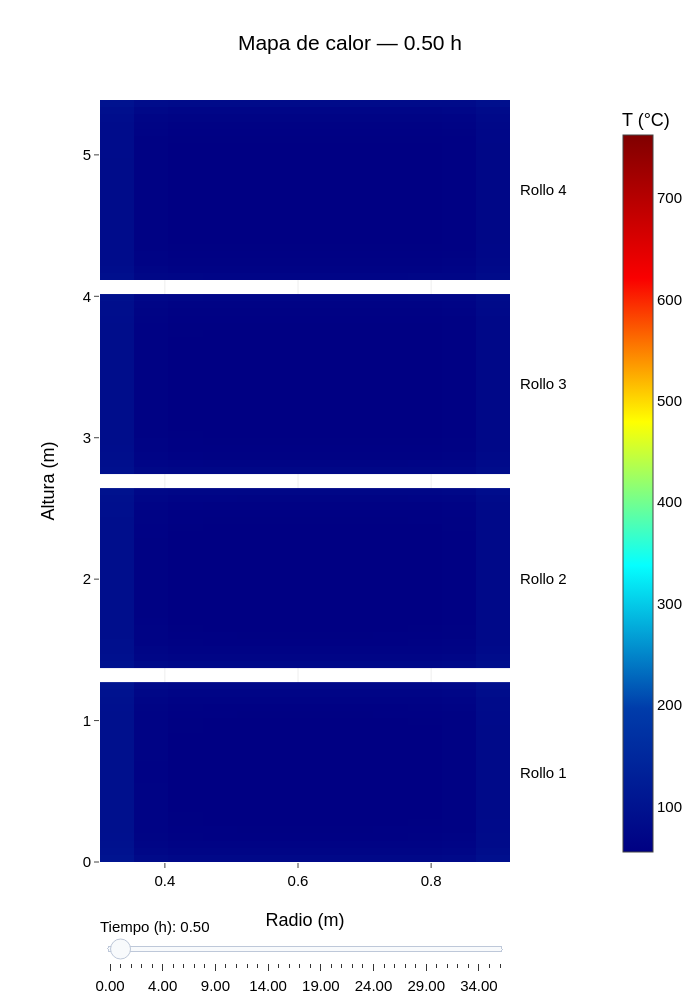

The code cell stored with this chart in its notebook:
### Markdown cell above
### Settings — Heatmap

Configura el tiempo inicial, los tiempos del selector y el diseño del mapa de calor.

### Code cell
# Snapshots share the simulator's time grid; no extra simulation is needed.
heatmap_time_hr = 0.5
snapshot_times_hr = np.unique(np.concatenate((
    [0.0, heatmap_time_hr, simulator.times[-1] / 3600.0],
    np.arange(1.0, simulator.times[-1] / 3600.0, 1.0),
)))
snapshot_indices = np.unique([
    int(np.argmin(np.abs(simulator.times / 3600.0 - time_hr)))
    for time_hr in snapshot_times_hr
])
initial_index = int(np.argmin(np.abs(simulator.times / 3600.0 - heatmap_time_hr)))
initial_step = int(np.flatnonzero(snapshot_indices == initial_index)[0])

# Histories already store one section: (height, radius, time).
sections_c = [history - 273.15 for history in simulator.results_by_coil]
if not all(np.isfinite(section).all() for section in sections_c):
    raise ValueError("La simulación contiene temperaturas no finitas; revisar la estabilidad antes de graficar.")
color_min = min(float(section.min()) for section in sections_c)
color_max = max(float(section.max()) for section in sections_c)
if color_max == color_min:
    color_max = color_min + 1.0

# Cell edges ensure the heatmap covers the physical dimensions exactly.
coil_meshes = []
stack_height = 0.0
for current_coil in furnace.coils:
    _, height_count, radial_count = current_coil.points.shape
    radial_edges = np.linspace(current_coil.inner_radius, current_coil.outer_radius, radial_count + 1)
    height_edges = stack_height + np.linspace(0, current_coil.height, height_count + 1)
    coil_meshes.append((radial_edges, height_edges))
    stack_height += current_coil.height + furnace.coil_sep_height
stack_height -= furnace.coil_sep_height


def coil_heatmaps(time_index):
    return [
        go.Heatmap(
            x=radial_edges,
            y=height_edges,
            z=section[:, :, time_index],
            coloraxis="coloraxis",
            zsmooth=False,
            name=f"Rollo {current_coil.coil_num}",
            hovertemplate=(
                f"Rollo {current_coil.coil_num}<br>"
                "Radio: %{x:.3f} m<br>Altura: %{y:.3f} m<br>"
                "Temperatura: %{z:.1f} °C<extra></extra>"
            ),
        )
        for current_coil, section, (radial_edges, height_edges)
        in zip(furnace.coils, sections_c, coil_meshes)
    ]


def heatmap_title(time_index):
    return f"Mapa de calor — {simulator.times[time_index] / 3600.0:.2f} h"


heatmap_fig = go.Figure(data=coil_heatmaps(initial_index))
heatmap_fig.frames = [
    go.Frame(
        name=str(int(time_index)),
        data=coil_heatmaps(time_index),
        traces=list(range(len(furnace.coils))),
        layout={"title": {"text": heatmap_title(time_index)}},
    )
    for time_index in snapshot_indices
]
heatmap_fig.update_layout(
    title={"text": heatmap_title(initial_index), "x": 0.5, "xanchor": "center"},
    width=700,
    height=1000,
    template="none",
    font={"family": "Arial", "size": 15, "color": "black"},
    margin={"t": 100, "b": 130, "l": 100, "r": 140},
    xaxis={"title": {"text": "Radio (m)"}, "zeroline": False},
    yaxis={"title": {"text": "Altura (m)"}, "range": [0, stack_height], "zeroline": False},
    coloraxis={
        "colorscale": "Jet", "cmin": color_min, "cmax": color_max,
        "colorbar": {"title": {"text": "T (°C)"}, "x": 1.25},
    },
    annotations=[
        {
            "x": 1.02, "xref": "paper", "y": (height_edges[0] + height_edges[-1]) / 2,
            "yref": "y", "text": f"Rollo {current_coil.coil_num}",
            "showarrow": False, "xanchor": "left",
        }
        for current_coil, (_, height_edges) in zip(furnace.coils, coil_meshes)
    ],
    sliders=[{
        "active": initial_step,
        "currentvalue": {"prefix": "Tiempo (h): "},
        "pad": {"t": 50},
        "steps": [
            {
                "label": f"{simulator.times[time_index] / 3600.0:.2f}",
                "method": "animate",
                "args": [[str(int(time_index))], {
                    "mode": "immediate", "frame": {"duration": 0, "redraw": True},
                    "transition": {"duration": 0},
                }],
            }
            for time_index in snapshot_indices
        ],
    }],
)

### Figure 1 — Plotly figure (JSON) as saved in the notebook; plotly's stock layout.template omitted (floating-point values rounded to 4 significant figures; data arrays with more than 128 entries replaced by an {"elided": "..."} marker saying what was removed)
{"data": [{"coloraxis": "coloraxis", "hovertemplate": "Rollo 1<br>Radio: %{x:.3f} m<br>Altura: %{y:.3f} m<br>Temperatura: %{z:.1f} °C<extra></extra>", "name": "Rollo 1", "type": "heatmap", "x": [0.3025, 0.3538, 0.4052, 0.4565, 0.5078, 0.5592, 0.6105, 0.6618, 0.7132, 0.7645, 0.8158, 0.8672, 0.9185], "y": [0.0, 0.05088, 0.1018, 0.1526, 0.2035, 0.2544, 0.3053, 0.3562, 0.407, 0.4579, 0.5088, 0.5597, 0.6106, 0.6614, 0.7123, 0.7632, 0.8141, 0.865, 0.9158, 0.9667, 1.018, 1.068, 1.119, 1.17, 1.221, 1.272], "z": {"elided": "25x12 float values"}, "zsmooth": false}, {"coloraxis": "coloraxis", "hovertemplate": "Rollo 2<br>Radio: %{x:.3f} m<br>Altura: %{y:.3f} m<br>Temperatura: %{z:.1f} °C<extra></extra>", "name": "Rollo 2", "type": "heatmap", "x": [0.3025, 0.3538, 0.4052, 0.4565, 0.5078, 0.5592, 0.6105, 0.6618, 0.7132, 0.7645, 0.8158, 0.8672, 0.9185], "y": [1.372, 1.423, 1.474, 1.525, 1.576, 1.626, 1.677, 1.728, 1.779, 1.83, 1.881, 1.932, 1.983, 2.033, 2.084, 2.135, 2.186, 2.237, 2.288, 2.339, 2.39, 2.44, 2.491, 2.542, 2.593, 2.644], "z": {"elided": "25x12 float values"}, "zsmooth": false}, {"coloraxis": "coloraxis", "hovertemplate": "Rollo 3<br>Radio: %{x:.3f} m<br>Altura: %{y:.3f} m<br>Temperatura: %{z:.1f} °C<extra></extra>", "name": "Rollo 3", "type": "heatmap", "x": [0.3025, 0.3538, 0.4052, 0.4565, 0.5078, 0.5592, 0.6105, 0.6618, 0.7132, 0.7645, 0.8158, 0.8672, 0.9185], "y": [2.744, 2.795, 2.846, 2.897, 2.948, 2.998, 3.049, 3.1, 3.151, 3.202, 3.253, 3.304, 3.355, 3.405, 3.456, 3.507, 3.558, 3.609, 3.66, 3.711, 3.762, 3.812, 3.863, 3.914, 3.965, 4.016], "z": {"elided": "25x12 float values"}, "zsmooth": false}, {"coloraxis": "coloraxis", "hovertemplate": "Rollo 4<br>Radio: %{x:.3f} m<br>Altura: %{y:.3f} m<br>Temperatura: %{z:.1f} °C<extra></extra>", "name": "Rollo 4", "type": "heatmap", "x": [0.3025, 0.3538, 0.4052, 0.4565, 0.5078, 0.5592, 0.6105, 0.6618, 0.7132, 0.7645, 0.8158, 0.8672, 0.9185], "y": [4.116, 4.167, 4.218, 4.269, 4.32, 4.37, 4.421, 4.472, 4.523, 4.574, 4.625, 4.676, 4.727, 4.777, 4.828, 4.879, 4.93, 4.981, 5.032, 5.083, 5.134, 5.184, 5.235, 5.286, 5.337, 5.388], "z": {"elided": "25x12 float values"}, "zsmooth": false}], "layout": {"annotations": [{"showarrow": false, "text": "Rollo 1", "x": 1.02, "xanchor": "left", "xref": "paper", "y": 0.636, "yref": "y"}, {"showarrow": false, "text": "Rollo 2", "x": 1.02, "xanchor": "left", "xref": "paper", "y": 2.008, "yref": "y"}, {"showarrow": false, "text": "Rollo 3", "x": 1.02, "xanchor": "left", "xref": "paper", "y": 3.38, "yref": "y"}, {"showarrow": false, "text": "Rollo 4", "x": 1.02, "xanchor": "left", "xref": "paper", "y": 4.752, "yref": "y"}], "coloraxis": {"cmax": 762.2, "cmin": 55, "colorbar": {"title": {"text": "T (°C)"}, "x": 1.25}, "colorscale": [[0, "rgb(0,0,131)"], [0.2, "rgb(0,60,170)"], [0.4, "rgb(5,255,255)"], [0.6, "rgb(255,255,0)"], [0.8, "rgb(250,0,0)"], [1, "rgb(128,0,0)"]]}, "font": {"color": "black", "family": "Arial", "size": 15}, "height": 1000, "margin": {"b": 130, "l": 100, "r": 140, "t": 100}, "sliders": [{"active": 1, "currentvalue": {"prefix": "Tiempo (h): "}, "pad": {"t": 50}, "steps": [{"args": [["0"], {"frame": {"duration": 0, "redraw": true}, "mode": "immediate", "transition": {"duration": 0}}], "label": "0.00", "method": "animate"}, {"args": [["72"], {"frame": {"duration": 0, "redraw": true}, "mode": "immediate", "transition": {"duration": 0}}], "label": "0.50", "method": "animate"}, {"args": [["144"], {"frame": {"duration": 0, "redraw": true}, "mode": "immediate", "transition": {"duration": 0}}], "label": "1.00", "method": "animate"}, {"args": [["288"], {"frame": {"duration": 0, "redraw": true}, "mode": "immediate", "transition": {"duration": 0}}], "label": "2.00", "method": "animate"}, {"args": [["432"], {"frame": {"duration": 0, "redraw": true}, "mode": "immediate", "transition": {"duration": 0}}], "label": "3.00", "method": "animate"}, {"args": [["576"], {"frame": {"duration": 0, "redraw": true}, "mode": "immediate", "transition": {"duration": 0}}], "label": "4.00", "method": "animate"}, {"args": [["720"], {"frame": {"duration": 0, "redraw": true}, "mode": "immediate", "transition": {"duration": 0}}], "label": "5.00", "method": "animate"}, {"args": [["864"], {"frame": {"duration": 0, "redraw": true}, "mode": "immediate", "transition": {"duration": 0}}], "label": "6.00", "method": "animate"}, {"args": [["1008"], {"frame": {"duration": 0, "redraw": true}, "mode": "immediate", "transition": {"duration": 0}}], "label": "7.00", "method": "animate"}, {"args": [["1152"], {"frame": {"duration": 0, "redraw": true}, "mode": "immediate", "transition": {"duration": 0}}], "label": "8.00", "method": "animate"}, {"args": [["1296"], {"frame": {"duration": 0, "redraw": true}, "mode": "immediate", "transition": {"duration": 0}}], "label": "9.00", "method": "animate"}, {"args": [["1440"], {"frame": {"duration": 0, "redraw": true}, "mode": "immediate", "transition": {"duration": 0}}], "label": "10.00", "method": "animate"}, {"args": [["1584"], {"frame": {"duration": 0, "redraw": true}, "mode": "immediate", "transition": {"duration": 0}}], "label": "11.00", "method": "animate"}, {"args": [["1728"], {"frame": {"duration": 0, "redraw": true}, "mode": "immediate", "transition": {"duration": 0}}], "label": "12.00", "method": "animate"}, {"args": [["1872"], {"frame": {"duration": 0, "redraw": true}, "mode": "immediate", "transition": {"duration": 0}}], "label": "13.00", "method": "animate"}, {"args": [["2016"], {"frame": {"duration": 0, "redraw": true}, "mode": "immediate", "transition": {"duration": 0}}], "label": "14.00", "method": "animate"}, {"args": [["2160"], {"frame": {"duration": 0, "redraw": true}, "mode": "immediate", "transition": {"duration": 0}}], "label": "15.00", "method": "animate"}, {"args": [["2304"], {"frame": {"duration": 0, "redraw": true}, "mode": "immediate", "transition": {"duration": 0}}], "label": "16.00", "method": "animate"}, {"args": [["2448"], {"frame": {"duration": 0, "redraw": true}, "mode": "immediate", "transition": {"duration": 0}}], "label": "17.00", "method": "animate"}, {"args": [["2592"], {"frame": {"duration": 0, "redraw": true}, "mode": "immediate", "transition": {"duration": 0}}], "label": "18.00", "method": "animate"}, {"args": [["2736"], {"frame": {"duration": 0, "redraw": true}, "mode": "immediate", "transition": {"duration": 0}}], "label": "19.00", "method": "animate"}, {"args": [["2880"], {"frame": {"duration": 0, "redraw": true}, "mode": "immediate", "transition": {"duration": 0}}], "label": "20.00", "method": "animate"}, {"args": [["3024"], {"frame": {"duration": 0, "redraw": true}, "mode": "immediate", "transition": {"duration": 0}}], "label": "21.00", "method": "animate"}, {"args": [["3168"], {"frame": {"duration": 0, "redraw": true}, "mode": "immediate", "transition": {"duration": 0}}], "label": "22.00", "method": "animate"}, {"args": [["3312"], {"frame": {"duration": 0, "redraw": true}, "mode": "immediate", "transition": {"duration": 0}}], "label": "23.00", "method": "animate"}, {"args": [["3456"], {"frame": {"duration": 0, "redraw": true}, "mode": "immediate", "transition": {"duration": 0}}], "label": "24.00", "method": "animate"}, {"args": [["3600"], {"frame": {"duration": 0, "redraw": true}, "mode": "immediate", "transition": {"duration": 0}}], "label": "25.00", "method": "animate"}, {"args": [["3744"], {"frame": {"duration": 0, "redraw": true}, "mode": "immediate", "transition": {"duration": 0}}], "label": "26.00", "method": "animate"}, {"args": [["3888"], {"frame": {"duration": 0, "redraw": true}, "mode": "immediate", "transition": {"duration": 0}}], "label": "27.00", "method": "animate"}, {"args": [["4032"], {"frame": {"duration": 0, "redraw": true}, "mode": "immediate", "transition": {"duration": 0}}], "label": "28.00", "method": "animate"}, {"args": [["4176"], {"frame": {"duration": 0, "redraw": true}, "mode": "immediate", "transition": {"duration": 0}}], "label": "29.00", "method": "animate"}, {"args": [["4320"], {"frame": {"duration": 0, "redraw": true}, "mode": "immediate", "transition": {"duration": 0}}], "label": "30.00", "method": "animate"}, {"args": [["4464"], {"frame": {"duration": 0, "redraw": true}, "mode": "immediate", "transition": {"duration": 0}}], "label": "31.00", "method": "animate"}, {"args": [["4608"], {"frame": {"duration": 0, "redraw": true}, "mode": "immediate", "transition": {"duration": 0}}], "label": "32.00", "method": "animate"}, {"args": [["4752"], {"frame": {"duration": 0, "redraw": true}, "mode": "immediate", "transition": {"duration": 0}}], "label": "33.00", "method": "animate"}, {"args": [["4896"], {"frame": {"duration": 0, "redraw": true}, "mode": "immediate", "transition": {"duration": 0}}], "label": "34.00", "method": "animate"}, {"args": [["5040"], {"frame": {"duration": 0, "redraw": true}, "mode": "immediate", "transition": {"duration": 0}}], "label": "35.00", "method": "animate"}, {"args": [["5084"], {"frame": {"duration": 0, "redraw": true}, "mode": "immediate", "transition": {"duration": 0}}], "label": "35.30", "method": "animate"}]}], "title": {"text": "Mapa de calor — 0.50 h", "x": 0.5, "xanchor": "center"}, "width": 700, "xaxis": {"title": {"text": "Radio (m)"}, "zeroline": false}, "yaxis": {"range": [0, 5.388], "title": {"text": "Altura (m)"}, "zeroline": false}}}
